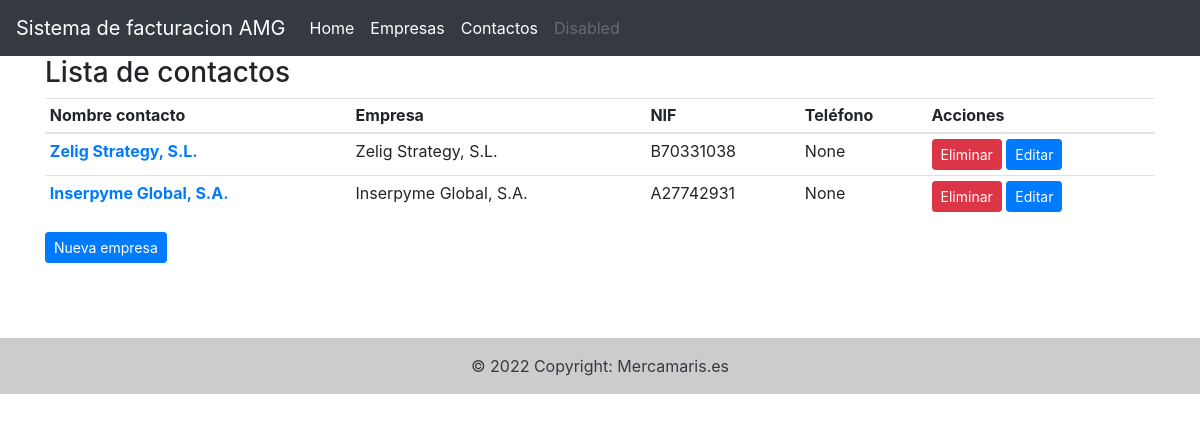
Screenshot of /contactos/lista_empresas/ with the database file from the repository.
### apps/contactos/models.py (models this page shows, shortened)
class Empresa(models.Model):
    denominacion = models.CharField(
        verbose_name='Denominación social/Apellidos y nombre',
        max_length=60)
    n_comercial = models.CharField(
        verbose_name='Nombre comercial',
        max_length=50,
        blank=True,
        null=True,)
    calle = models.CharField(
        verbose_name='Calle',
        max_length=100)
    calle2 = models.CharField(
        verbose_name='Calle 2',
        max_length=100,
        blank=True, null=True)
    ciudad = models.CharField(
        verbose_name='Ciudad',
        max_length=30,
        blank=True, null=True)
    provincia = models.CharField(
        verbose_name='Provincia',
        max_length=20,
        blank=True, null=True)
    cp = models.CharField(
        verbose_name='Código Postal',
        max_length=8,
        blank=True, null=True)
    pais = models.CharField(
        verbose_name='País',
        max_length=20,
        default='España')
    nif = models.CharField(
        verbose_name='NIF',
        max_length=15,
        unique=True,
        error_messages={'unique': 'Ya existe otro contacto con ese NIF'})
    email = models.EmailField(
        verbose_name='Email',
        blank=True, null=True)
    tfno = models.CharField(
        verbose_name='Teléfono ejemplo +34000000000',
        max_length=12,
        blank=True, null=True)
    movil = models.CharField(
        verbose_name='Móvil ejemplo +34000000000',
        max_length=12,
        blank=True, null=True)
    class Meta:
        verbose_name = 'Empresa'
        verbose_name_plural = 'Empresas'

### apps/contactos/views.py (the view)
# urls.py: path('lista_empresas/', EmpresaListView.as_view(), name='lista_empresas'),
class EmpresaListView(ListView):
    model = Empresa
    template_name = "contactos/lista_empresas.html"

### apps/contactos/templates/contactos/lista_empresas.html
{% extends "base.html" %}
{% load crispy_forms_tags %}
{% block content %}
    <h3>Lista de contactos</h3>
    <table class="table table-sm">
        <thead>
          <tr>
            <th scope="col">Nombre contacto</th>
            <th scope="col">Empresa</th>
            <th scope="col">NIF</th>
            <th scope="col">Teléfono</th>
            <th scope="col">Acciones</th>
          </tr>
        </thead>
        <tbody>
        {% for empresa in object_list %}
          <tr>
            <th scope="row"><a class="link-primary" href="{% url 'contactos:editar_empresa' empresa.id %}">{{ empresa.denominacion }}</a></th>
            <td>{{ empresa.n_comercial }}</td>
            <td>{{ empresa.nif }}</td>
            <td>{{ empresa.tfno }}</td>
            <td>
              <a class="btn btn-danger btn-sm" href="{% url 'contactos:eliminar_empresa' empresa.id %}">Eliminar</a>
              <a class="btn btn-primary btn-sm" href="{% url 'contactos:editar_empresa' empresa.id %}">Editar</a>
            </td>
          </tr>
        {% endfor %}
        </tbody>
      </table>
      <a class="btn btn-primary btn-sm" href="{% url 'contactos:nueva_empresa' %}">Nueva empresa</a>
{% endblock %}

### rows the page displays
Empresa: denominacion "Zelig Strategy, S.L.", n_comercial "Zelig Strategy, S.L.", nif "B70331038", tfno "None"
Empresa: denominacion "Inserpyme Global, S.A.", n_comercial "Inserpyme Global, S.A.", nif "A27742931", tfno "None"
